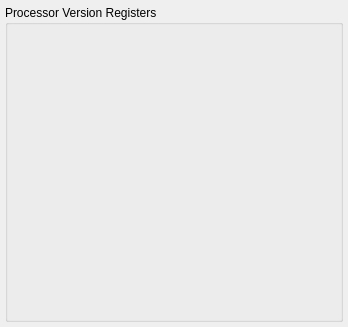
         <widget class="QWidget" name="TabPage" >
          <attribute name="title" >
           <string>PVR</string>
          </attribute>
          <layout class="QVBoxLayout" >
           <property name="margin" >
            <number>5</number>
           </property>
           <property name="spacing" >
            <number>5</number>
           </property>
           <item>
            <widget class="QGroupBox" name="groupBox_18" >
             <property name="title" >
              <string>Processor Version Registers</string>
             </property>
             <property name="lineWidth" stdset="0" >
              <number>1</number>
             </property>
             <layout class="QVBoxLayout" >
              <property name="margin" >
               <number>11</number>
              </property>
              <property name="spacing" >
               <number>6</number>
              </property>
              <item>
               <widget class="MdtGui::LabeledCombobox" name="C_PVR" >
                <property name="TclProc" >
                 <string>gui_pvr</string>
                </property>
                <property name="Label" >
                 <string>Specifies Processor Version Register</string>
                </property>
                <property name="LabelTooltip" >
                 <string>&lt;qt>This parameter specifies the Processor Version Register (PVR).  To disable the PVR set this parameter to None (0), which is the default.  To only enable the first PVR set this parameter to Basic (1).  To enable all PVRs set this parameter to Full (2).&lt;/qt></string>
                </property>
                <property name="Key" >
                 <string>C_PVR</string>
                </property>
               </widget>
              </item>
              <item>
               <widget class="MdtGui::LabeledTextbox" name="C_PVR_USER1" >
                <property name="Label" >
                 <string>Specify USER1 Bits in Processor Version Register</string>
                </property>
                <property name="LabelTooltip" >
                 <string>&lt;qt>This parameter specifies the USER1 bits, 24 through 31, in the first Processor Version Register (PVR).  This parameter is only used if C_PVR is set to Basic (1) or Full (2).&lt;/qt></string>
                </property>
                <property name="Key" >
                 <string>C_PVR_USER1</string>
                </property>
               </widget>
              </item>
              <item>
               <widget class="MdtGui::LabeledTextbox" name="C_PVR_USER2" >
                <property name="Label" >
                 <string>Specify USER2 Bits in Processor Version Registers</string>
                </property>
                <property name="LabelTooltip" >
                 <string>&lt;qt>This parameter specifies the value of the second Processor Version Register (USER2).  This parameter is only used if C_PVR is set to Full (2).&lt;/qt></string>
                </property>
                <property name="Key" >
                 <string>C_PVR_USER2</string>
                </property>
               </widget>
              </item>

              <item>
               <spacer>
                <property name="orientation" >
                 <enum>Qt::Vertical</enum>
                </property>
                <property name="sizeType" >
                 <enum>QSizePolicy::Expanding</enum>
                </property>
                <property name="sizeHint" >
                 <size>
                  <width>310</width>
                  <height>260</height>
                 </size>
                </property>
               </spacer>
              </item>
             </layout>
            </widget>
           </item>
          </layout>
         </widget>
